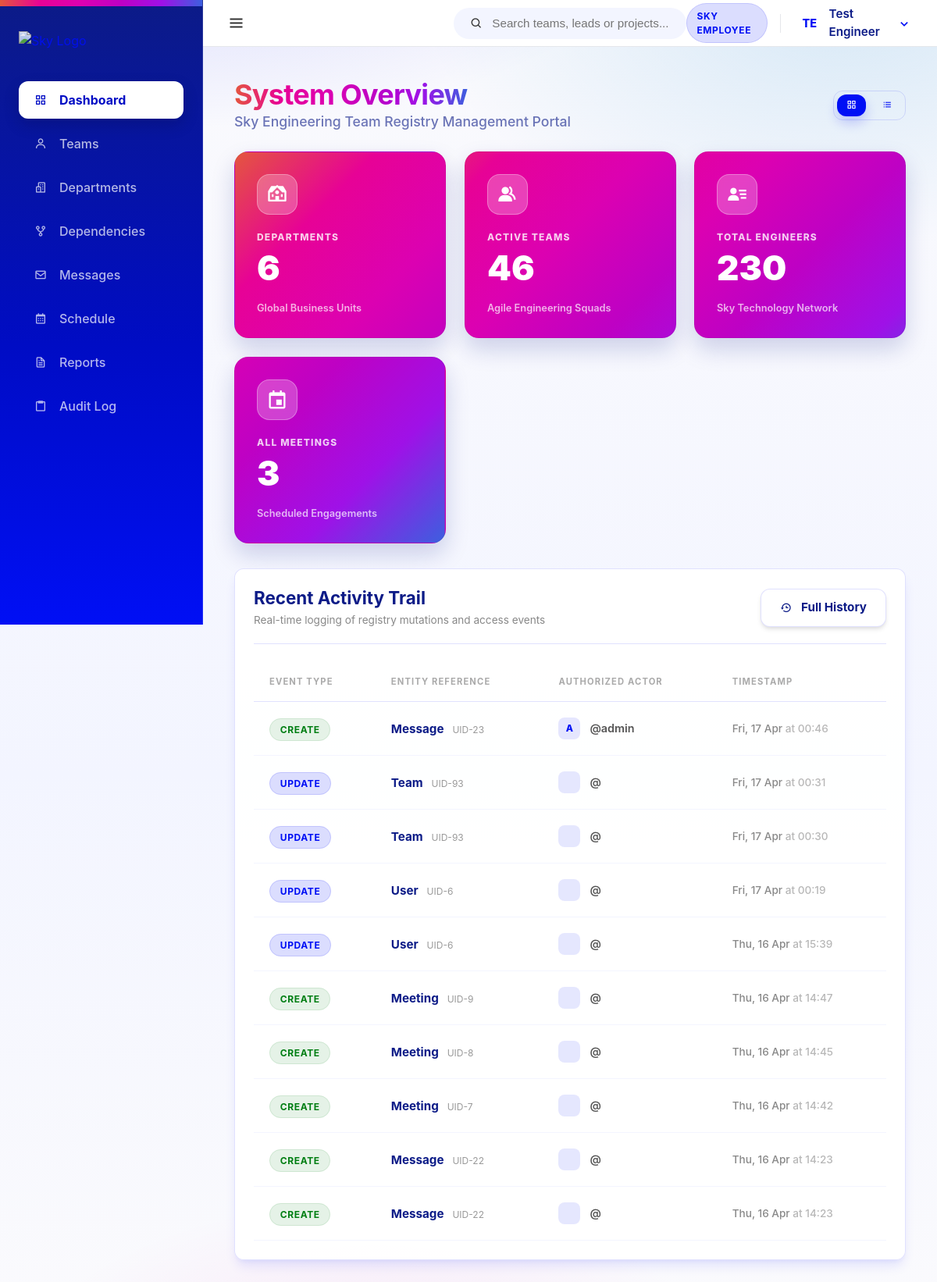
/dashboard/ (signed in), run on the app's committed database.
### core/models.py (models this page shows, shortened)
class User(AbstractUser):
    class Meta:
        verbose_name = 'User'
        verbose_name_plural = 'Users'

class AuditLog(models.Model):
    audit_id = models.AutoField(primary_key=True)
    actor_user = models.ForeignKey(User, on_delete=models.SET_NULL, null=True, blank=True, related_name='audit_actions')
    ACTION_CHOICES = [
        ('CREATE', 'Create'),
        ('UPDATE', 'Update'),
        ('DELETE', 'Delete'),
    ]
    action_type = models.CharField(max_length=10, choices=ACTION_CHOICES)
    entity_type = models.CharField(max_length=50) # Team/Department/User etc.
    entity_id = models.IntegerField()
    action_changed_at = models.DateTimeField(auto_now_add=True)
    change_summary = models.TextField()

### core/views.py (the view)
# urls.py: path('', views.dashboard, name='dashboard'),
@login_required
def dashboard(request):
    view_mode = request.GET.get('view', 'grid')
    context = {
        'total_teams': Team.objects.count(),
        'total_depts': Department.objects.count(),
        'total_members': TeamMember.objects.count(),
        'total_meetings': Meeting.objects.count(),
        'recent_updates': AuditLog.objects.all().order_by('-action_changed_at')[:10],
        'view_mode': view_mode,
    }
    return render(request, 'dashboard.html', context)

### templates/dashboard.html (shortened to what this page needs)
{% extends 'base.html' %}
{% block content %}
<div class="flex-between mb-2 animate-slide-up">
    <div class="dashboard-header">
        <h1 class="spectrum-text" style="font-size: 2.25rem; letter-spacing: -0.02em;">System Overview</h1>
        <p style="color: var(--sky-header-blue); opacity: 0.6; font-weight: 500; font-size: 1.1rem;">Sky Engineering Team Registry Management Portal</p>
    </div>
    <div class="flex-center gap-1" style="background: var(--surface-strong); border-radius: var(--radius); padding: 0.25rem; border: 1px solid var(--border);">
        <a href="?view=grid"
           class="btn {% if view_mode == 'grid' %}btn-primary{% else %}btn-ghost{% endif %}"
           style="padding: 0.45rem 0.75rem; font-size: 0.85rem; text-decoration: none;"
           title="Grid view">
            <i class='bx bx-grid-alt'></i>
        </a>
        <a href="?view=list"
           class="btn {% if view_mode == 'list' %}btn-primary{% else %}btn-ghost{% endif %}"
           style="padding: 0.45rem 0.75rem; font-size: 0.85rem; text-decoration: none;"
           title="List view">
            <i class='bx bx-list-ul'></i>
        </a>
    </div>
</div>
<div class="{% if view_mode == 'list' %}list-dashboard{% else %}grid-dashboard{% endif %} mb-2" style="margin-top: 1.5rem;">
    <div class="quick-card is-1 animate-slide-up spell-tilt spell-shine" style="animation-delay: 0.1s;">
        <div class="icon-box">
            <i class='bx bxs-institution'></i>
        </div>
        <div>
            <div style="font-size: 0.75rem; font-weight: 800; opacity: 0.8; margin-bottom: 0.5rem; text-transform: uppercase; letter-spacing: 0.1em;">DEPARTMENTS</div>
            <div style="font-size: 2.75rem; font-weight: 900; line-height: 1;">{{ total_depts }}</div>
        </div>
        <div style="font-size: 0.8rem; font-weight: 600; opacity: 0.7; margin-top: auto;">Global Business Units</div>
    </div>
    <div class="quick-card is-2 animate-slide-up spell-tilt spell-shine" style="animation-delay: 0.2s;">
        <div class="icon-box">
            <i class='bx bxs-group'></i>
        </div>
        <div>
            <div style="font-size: 0.75rem; font-weight: 800; opacity: 0.8; margin-bottom: 0.5rem; text-transform: uppercase; letter-spacing: 0.1em;">ACTIVE TEAMS</div>
            <div style="font-size: 2.75rem; font-weight: 900; line-height: 1;">{{ total_teams }}</div>
        </div>
        <div style="font-size: 0.8rem; font-weight: 600; opacity: 0.7; margin-top: auto;">Agile Engineering Squads</div>
    </div>
    <div class="quick-card is-3 animate-slide-up spell-tilt spell-shine" style="animation-delay: 0.3s;">
        <div class="icon-box">
            <i class='bx bxs-user-detail'></i>
        </div>
        <div>
            <div style="font-size: 0.75rem; font-weight: 800; opacity: 0.8; margin-bottom: 0.5rem; text-transform: uppercase; letter-spacing: 0.1em;">TOTAL ENGINEERS</div>
            <div style="font-size: 2.75rem; font-weight: 900; line-height: 1;">{{ total_members }}</div>
        </div>
        <div style="font-size: 0.8rem; font-weight: 600; opacity: 0.7; margin-top: auto;">Sky Technology Network</div>
    </div>
    <div class="quick-card is-4 animate-slide-up spell-tilt spell-shine" style="animation-delay: 0.4s;">
        <div class="icon-box">
            <i class='bx bx-calendar-event'></i>
        </div>
        <div>
            <div style="font-size: 0.75rem; font-weight: 800; opacity: 0.8; margin-bottom: 0.5rem; text-transform: uppercase; letter-spacing: 0.1em;">ALL MEETINGS</div>
            <div style="font-size: 2.75rem; font-weight: 900; line-height: 1;">{{ total_meetings }}</div>
        </div>
        <div style="font-size: 0.8rem; font-weight: 600; opacity: 0.7; margin-top: auto;">Scheduled Engagements</div>
    </div>
</div>
<div class="row animate-slide-up" style="animation-delay: 0.4s; margin-top: 2rem;">
    <div class="card spell-tilt" style="width: 100%;">
        <div class="card-header" style="margin-bottom: 1.5rem; display: flex; justify-content: space-between; align-items: center; border-bottom: 1px solid var(--border); padding-bottom: 1.25rem;">
            <div>
                <h2 style="font-size: 1.4rem; color: var(--sky-header-blue);">Recent Activity Trail</h2>
                <p style="font-size: 0.85rem; color: #888; margin-top: 0.25rem;">Real-time logging of registry mutations and access events</p>
            </div>
            <a href="{% url 'core:audit_log' %}" class="btn btn-secondary">
                <i class='bx bx-history'></i> Full History
            </a>
        </div>
        <table style="width: 100%; border-collapse: collapse;">
            <thead>
                <tr style="text-align: left; color: #aaa; font-size: 0.7rem; text-transform: uppercase; letter-spacing: 0.1em; border-bottom: 1px solid var(--border);">
                    <th style="padding: 1rem 1.25rem;">Event Type</th>
                    <th style="padding: 1rem 1.25rem;">Entity Reference</th>
                    <th style="padding: 1rem 1.25rem;">Authorized Actor</th>
                    <th style="padding: 1rem 1.25rem;">Timestamp</th>
                </tr>
            </thead>
            <tbody>
                {% for log in recent_updates %}
                <tr style="border-bottom: 1px solid var(--sky-surface-strong); transition: background 0.2s ease;">
                    <td style="padding: 1.25rem;">
                        <span class="badge {% if log.action_type == 'CREATE' %}badge-green{% elif log.action_type == 'DELETE' %}badge-red{% else %}badge-blue{% endif %}">
                            {{ log.action_type }}
                        </span>
                    </td>
                    <td style="padding: 1.25rem;">
                        <span style="font-weight: 700; color: var(--sky-header-blue); font-size: 0.95rem;">{{ log.entity_type }}</span>
                        <span style="font-size: 0.75rem; color: #999; margin-left: 0.4rem;">UID-{{ log.entity_id }}</span>
                    </td>
                    <td style="padding: 1.25rem;">
                        <div style="display: flex; align-items: center; gap: 0.75rem;">
                            <div style="width: 28px; height: 28px; background: var(--sky-tint-10); border-radius: 8px; display: flex; align-items: center; justify-content: center; font-size: 0.75rem; font-weight: 800; color: var(--sky-primary);">
                                {{ log.actor_user.username|slice:":1"|upper }}
                            </div>
                            <span style="font-weight: 600; color: #555; font-size: 0.9rem;">@{{ log.actor_user.username }}</span>
                        </div>
                    </td>
                    <td style="padding: 1.25rem; font-size: 0.85rem; color: #888; font-weight: 500;">
                        {{ log.action_changed_at|date:"D, d M" }} <span style="opacity: 0.6;">at {{ log.action_changed_at|date:"H:i" }}</span>
                    </td>
                </tr>
                {% endfor %}
            </tbody>
        </table>
    </div>
</div>
{% endblock %}

### templates/base.html (shortened to what this page needs)
{% load static %}
<!DOCTYPE html>
<html lang="en">
<head>
    <link rel="stylesheet" href="{% static 'css/sky-layout.css' %}">
    <link rel="stylesheet" href="{% static 'css/style.css' %}">
    <link href='https://unpkg.com/boxicons@2.1.4/css/boxicons.min.css' rel='stylesheet'>
</head>
<body>
    <div class="app-container">
        <nav class="sidebar">
            <div class="sidebar-header">
                <a href="{% url 'core:dashboard' %}" class="logo-link">
                    <img src="{% static 'images/Sky-spectrum-rgb.png' %}" alt="Sky Logo" class="sky-logo-img sidebar-logo">
                </a>
            </div>
            <ul class="nav-links">
                <li class="nav-item">
                    <a href="{% url 'core:dashboard' %}" class="nav-link {% if request.resolver_match.url_name == 'dashboard' %}active{% endif %}">
                        <i class='bx bx-grid-alt'></i> <span class="nav-label">Dashboard</span>
                    </a>
                </li>
                <li class="nav-item">
                    <a href="{% url 'teams:team_list' %}" class="nav-link {% if 'teams' in request.path %}active{% endif %}">
                        <i class='bx bx-user'></i> <span class="nav-label">Teams</span>
                    </a>
                </li>
                <li class="nav-item">
                    <a href="{% url 'organisation:org_chart' %}" class="nav-link {% if 'organisation' in request.path and 'dependencies' not in request.path %}active{% endif %}">
                        <i class='bx bx-buildings' ></i> <span class="nav-label">Departments</span>
                    </a>
                </li>
                <li class="nav-item">
                    <a href="{% url 'organisation:dependencies' %}" class="nav-link {% if 'dependencies' in request.path %}active{% endif %}">
                        <i class='bx bx-git-repo-forked' ></i> <span class="nav-label">Dependencies</span>
                    </a>
                </li>
                <li class="nav-item">
                    <a href="{% url 'messages_app:inbox' %}" class="nav-link {% if 'messages' in request.path %}active{% endif %}">
                        <i class='bx bx-envelope' ></i> <span class="nav-label">Messages</span>
                    </a>
                </li>
                <li class="nav-item">
                    <a href="{% url 'schedule:calendar' %}" class="nav-link {% if 'schedule' in request.path %}active{% endif %}">
                        <i class='bx bx-calendar' ></i> <span class="nav-label">Schedule</span>
                    </a>
                </li>
                <li class="nav-item">
                    <a href="{% url 'reports:reports_home' %}" class="nav-link {% if 'reports' in request.path %}active{% endif %}">
                        <i class='bx bx-file' ></i> <span class="nav-label">Reports</span>
                    </a>
                </li>
                <li class="nav-item">
                    <a href="{% url 'core:audit_log' %}" class="nav-link {% if 'audit' in request.path %}active{% endif %}">
                        <i class='bx bx-clipboard' ></i> <span class="nav-label">Audit Log</span>
                    </a>
                </li>
            </ul>
            </nav>
        <div class="main-wrapper">
            <header class="top-navbar" style="display: flex; align-items: center; justify-content: space-between; height: 60px;">
                <div class="navbar-left">
                    <button id="sidebar-toggle" class="sidebar-toggle-btn" aria-label="Toggle Sidebar">
                        <i class='bx bx-menu'></i>
                    </button>
                </div>
                <div class="navbar-middle">
                    <div class="search-bar-container" id="global-search">
                        <div class="search-bar">
                            <i class='bx bx-search'></i>
                            <input type="text" placeholder="Search teams, leads or projects..." id="search-input">
                        </div>
                    </div>
                </div>
                <div class="navbar-right" style="display: flex; align-items: center; gap: 12px;">
                    <span class="badge badge-blue" style="vertical-align: middle; display: inline-flex; align-items: center;">SKY EMPLOYEE</span>
                    <div class="nav-user-dropdown" id="user-dropdown-container" style="display: flex; align-items: center;">
                        <div class="nav-avatar-trigger" id="user-dropdown-btn" style="display: flex; align-items: center;">
                            <div class="avatar-circle small">
                                {% if user.first_name %}{{ user.first_name|first|upper }}{% else %}{{ user.username|first|upper }}{% endif %}{% if user.last_name %}{{ user.last_name|first|upper }}{% endif %}
                            </div>
                            <span class="user-fullname">{{ user.get_full_name|default:user.username }}</span>
                            <i class='bx bx-chevron-down'></i>
                        </div>
                    </div>
                </div>
            </header>
            <main class="content-area animate-slide-up">
                {% block content %}{% endblock %}
            </main>
        </div>
    </div>
</body>
</html>

### data on the page
User: first_name|first "T", last_name|first "E", get_full_name "Test Engineer"
AuditLog: action_type "CREATE", entity_type "Message", entity_id "23", actor_user.username "A", actor_user.username "admin", action_changed_at "Fri, 17 Apr", action_changed_at "00:46"
AuditLog: action_type "UPDATE", entity_type "Team", entity_id "93", action_changed_at "Fri, 17 Apr", action_changed_at "00:31"
AuditLog: action_type "UPDATE", entity_type "Team", entity_id "93", action_changed_at "Fri, 17 Apr", action_changed_at "00:30"
AuditLog: action_type "UPDATE", entity_type "User", entity_id "6", action_changed_at "Fri, 17 Apr", action_changed_at "00:19"
AuditLog: action_type "UPDATE", entity_type "User", entity_id "6", action_changed_at "Thu, 16 Apr", action_changed_at "15:39"
AuditLog: action_type "CREATE", entity_type "Meeting", entity_id "9", action_changed_at "Thu, 16 Apr", action_changed_at "14:47"
AuditLog: action_type "CREATE", entity_type "Meeting", entity_id "8", action_changed_at "Thu, 16 Apr", action_changed_at "14:45"
AuditLog: action_type "CREATE", entity_type "Meeting", entity_id "7", action_changed_at "Thu, 16 Apr", action_changed_at "14:42"
AuditLog: action_type "CREATE", entity_type "Message", entity_id "22", action_changed_at "Thu, 16 Apr", action_changed_at "14:23"
AuditLog: action_type "CREATE", entity_type "Message", entity_id "22", action_changed_at "Thu, 16 Apr", action_changed_at "14:23"

### other printed values
{{ total_depts }} "6"
{{ total_teams }} "46"
{{ total_members }} "230"
{{ total_meetings }} "3"
